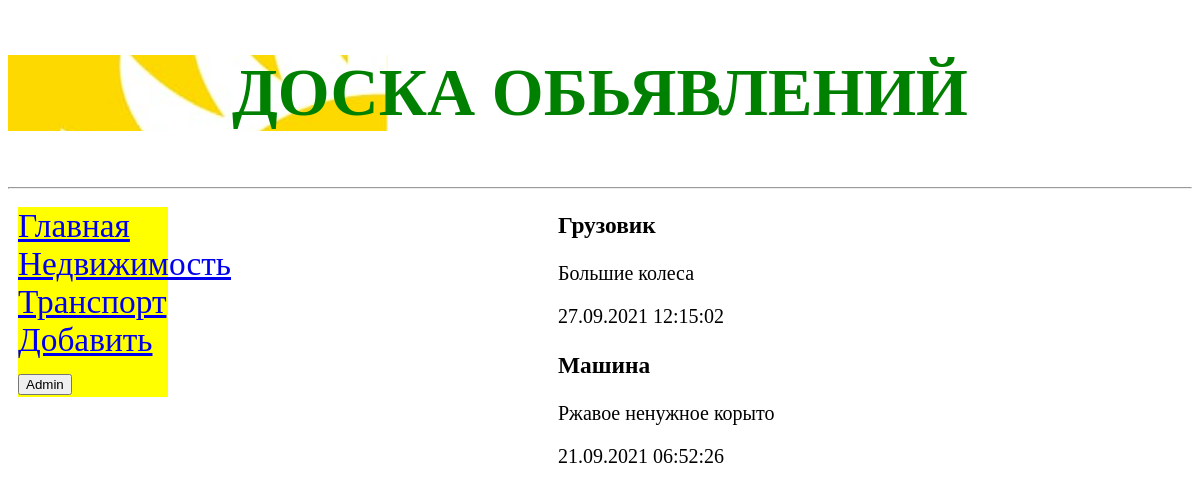
The page /bboard/2/ on the database its author committed.
### bboard/models.py (models this page shows, shortened)
class Rubrik(models.Model):
	name = models.CharField(max_length=20, db_index=True, verbose_name="Название")
	class Meta:
		verbose_name_plural = "рубрики"
		verbose_name = "рубрика"
		ordering = ["name"]

class Bb(models.Model):
	title = models.CharField( max_length=50, verbose_name="Товар", help_text="поле заголовка", default="Типо заголовок",)
	content = models.TextField(null = True, blank=True, verbose_name="Описание", help_text="основное поле", default="Типо текс")
	price = models.FloatField(null=True, blank=True, verbose_name="Цена", help_text="поле цены",)
	published = models.DateTimeField(auto_now_add=True, db_index=True, verbose_name="Опубликованно", help_text="поле даты",)
	rubrik = models.ForeignKey("Rubrik", null=True, on_delete=models.PROTECT, verbose_name="Рубрика", help_text="поле рубрики",)
	class Meta:
		verbose_name_plural = "обьявления"
		verbose_name = "обьявление"
		ordering = ["-published"]

### bboard/views.py (the view)
# urls.py: path('<int:rubrik_id>/', by_rubrik, name='by_rubrik'),
def by_rubrik(request, rubrik_id):
	bbs = Bb.objects.filter(rubrik=rubrik_id)
	rubriks = Rubrik.objects.all()
	current_rubrik = Rubrik.objects.get(pk=rubrik_id)
	context = {"bbs":bbs, "rubriks":rubriks, "current_rubrik":current_rubrik}
	return render(request, "bboard/by_rubrik.html", context)

### bboard/templates/bboard/by_rubrik.html (shortened to what this page needs)
{% extends "layout/basic.html" %}
{% block content %}
<div>
	{% for bb in bbs %}
	<h3> {{bb.title}} </h2>
	<p> {{ bb.content }} </p>
	<p> {{ bb.published|date:"d.m.Y H:i:s" }} </p>
	{% endfor %}
</div>
{% endblock %}

### bboard/templates/layout/basic.html (shortened to what this page needs)
{% load static %}
<!DOCTYPE html>
<html>
	<head>
	</head>
	<header>
		<h2> Доска обьявлений </h2>
	</header>
	<hr>
	<body>
		<nav>
			<a href="{% url 'index' %}">Главная</a>
			{% for rubrik in rubriks %}
			<a href="{% url 'by_rubrik' rubrik.pk %}">{{ rubrik.name }}</a>
			{% endfor %}
			<a href="{% url 'add' %}">Добавить </a>
			<form action="/admin/" >
				<input type="submit" value="Admin">
			</form>
		</nav>
		<link rel="stylesheet" type="text/css" href="{% static 'bboard/style.css' %}">
		<section>
		{% block content %}
		{% endblock %}
		</section>
	</body>
</html>

### bboard/static/bboard/style.css (style rules this page uses)
header h2 { font-size: 50pt; text-transform: uppercase; text-align: center; color: green; background: url("cover.jpg") left / auto 500% no-repeat; }
nav { font-size: 25pt; width: 150px; float: left; }
nav { display: block; margin: 10px 10px; background: yellow; }
section { margin-left: 550px; font-size: 20px; padding: ; }

### rows shown on the page
Rubrik: name "Недвижимость"
Rubrik: name "Транспорт"
Bb: title "Грузовик", content "Большие колеса", published "27.09.2021 12:15:02"
Bb: title "Машина", content "Ржавое ненужное корыто", published "21.09.2021 06:52:26"
